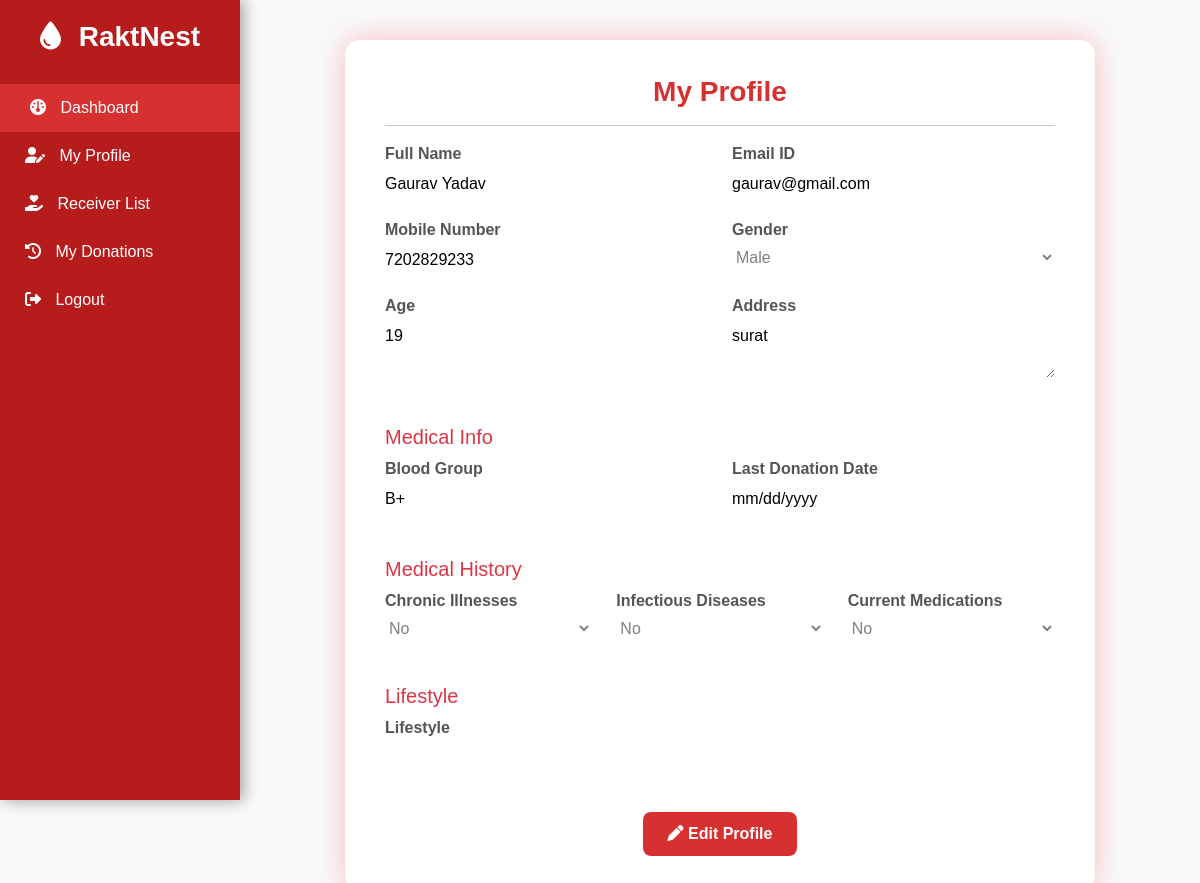
The page /my-profile1.php (signed in) on the database its author committed.
### tables this page shows
CREATE TABLE `tblblooddonars` (
  `id` int(11) NOT NULL,
  `FullName` varchar(100) DEFAULT NULL,
  `MobileNumber` char(11) DEFAULT NULL,
  `EmailId` varchar(100) DEFAULT NULL,
  `Gender` varchar(20) DEFAULT NULL,
  `Age` int(11) DEFAULT NULL,
  `BloodGroup` varchar(20) DEFAULT NULL,
  `Address` varchar(255) DEFAULT NULL,
  `Message` mediumtext DEFAULT NULL,
  `PostingDate` timestamp NOT NULL DEFAULT current_timestamp(),
  `status` int(1) DEFAULT NULL,
  `Password` varchar(250) DEFAULT NULL
);

### my-profile1.php (the view, shortened to what this page needs)
<?php
include('includes/config.php');
if (strlen($_SESSION['login']) == 0) {
  header('location:login.php');
  exit;
} else {
  $email = $_SESSION['login'];
  $role = $_SESSION['role'];
  $table = ($role == "donor") ? "tblblooddonars" : "tblreceivers";
  $sql = "SELECT * FROM $table WHERE EmailId = :email";
  $query = $dbh->prepare($sql);
  $query->bindParam(':email', $email, PDO::PARAM_STR);
  $query->execute();
  $result = $query->fetch(PDO::FETCH_OBJ);
}
?>
<!DOCTYPE html>
<html lang="en">
<head>
<link rel="stylesheet" href="https://cdn.jsdelivr.net/npm/bootstrap@5.3.0/dist/css/bootstrap.min.css">
<link rel="stylesheet" href="https://cdnjs.cloudflare.com/ajax/libs/font-awesome/6.4.0/css/all.min.css">
</head>
<body>
<?php include('includes/sidebar.php'); ?>
	<div class="sidebar">
		<h3><i class="fa-solid fa-droplet"></i> RaktNest</h3>
		<a href="donor-dashboard.php" class="active"><i class="fa-solid fa-gauge"></i> Dashboard</a>
				<a href="my-profile1.php"><i class="fa-solid fa-user-pen"></i> My Profile</a>
		<a href="receiver-list.php"><i class="fa-solid fa-hand-holding-heart"></i> Receiver List</a>
		<a href="donation-history.php"><i class="fa-solid fa-clock-rotate-left"></i> My Donations</a>
		<a href="logout.php"><i class="fa-solid fa-right-from-bracket"></i> Logout</a>
	</div>
<div class="main-content">
  <div class="profile-card">
    <?php if($result): ?>
      <form method="POST">
        <h3>My Profile</h3>
        <hr>
        <div class="row">
          <div class="col-md-6 mb-3">
            <label class="label">Full Name</label>
            <input class="no-border" type="text" name="fullname" value="<?php echo htmlentities($result->FullName); ?>" readonly>
          </div>
          <div class="col-md-6 mb-3">
            <label class="label">Email ID</label>
            <input class="no-border" type="email" value="<?php echo htmlentities($result->EmailId); ?>" readonly>
          </div>
          <div class="col-md-6 mb-3">
            <label class="label">Mobile Number</label>
            <input class="no-border" type="text" name="mobile" value="<?php echo htmlentities($result->MobileNumber); ?>" readonly>
          </div>
          <div class="col-md-6 mb-3">
            <label class="label">Gender</label>
            <select class="no-border" name="gender" disabled>
              <option <?php if($result->Gender=='Male') echo 'selected'; ?>>Male</option>
            </select>
          </div>
          <div class="col-md-6 mb-3">
            <label class="label">Age</label>
            <input class="no-border" type="number" name="age" value="<?php echo htmlentities($result->Age); ?>" readonly>
          </div>
          <div class="col-md-6 mb-3">
            <label class="label">Address</label>
            <textarea class="no-border" name="address" rows="2" readonly><?php echo htmlentities($result->Address); ?></textarea>
          </div>
        </div>
        <h5 class="mt-4 text-danger">Medical Info</h5>
        <div class="row">
          <div class="col-md-6 mb-3">
            <label class="label">Blood Group</label>
            <input class="no-border" type="text" name="bloodgroup" value="<?php echo htmlentities($result->BloodGroup); ?>" readonly>
          </div>
          <div class="col-md-6 mb-3">
            <label class="label">Last Donation Date</label>
            <input class="no-border" type="date" name="lastdonation" value="<?php echo htmlentities($result->LastDonationDate); ?>" readonly>
          </div>
        </div>
        <h5 class="mt-4 text-danger">Medical History</h5>
        <div class="row">
          <div class="col-md-4 mb-3">
            <label class="label">Chronic Illnesses</label>
            <select class="no-border" name="chronic" disabled>
              <option value="No">No</option>
            </select>
          </div>
          <div class="col-md-4 mb-3">
            <label class="label">Infectious Diseases</label>
            <select class="no-border" name="infectious" disabled>
              <option value="No">No</option>
            </select>
          </div>
          <div class="col-md-4 mb-3">
            <label class="label">Current Medications</label>
            <select class="no-border" name="medications" disabled>
              <option value="No">No</option>
            </select>
          </div>
        </div>
        <h5 class="mt-4 text-danger">Lifestyle</h5>
        <div class="row">
          <div class="col-md-6 mb-3">
            <label class="label">Lifestyle</label>
            <input class="no-border" type="text" name="lifestyle" value="<?php echo htmlentities($result->Lifestyle); ?>" readonly>
          </div>
        </div>
        <div class="text-center">
          <button type="button" id="editBtn" class="btn-edit"><i class="fa-solid fa-pen"></i> Edit Profile</button>
        </div>
      </form>
    <?php else: ?>
      <p class="text-center text-danger">No user details found.</p>
    <?php endif; ?>
  </div>
</div>
</body>
</html>

### my-profile1.php (style rules this page uses)
body { background-color: #f8f9fa; font-family: 'Poppins', sans-serif; }
.sidebar { position: fixed; left: 0; top: 0; width: 240px; height: 100vh; background-color: #b71c1c; color: white; padding-top: 20px; box-shadow: 3px 0 15px rgba(0,0,0,0.2); }
.sidebar h3 { text-align: center; font-weight: 700; margin-bottom: 30px; }
.sidebar a { display: block; padding: 12px 25px; color: #fff; font-weight: 500; text-decoration: none; transition: all 0.3s ease; }
.sidebar a:hover, .sidebar a.active { background-color: #d63031; padding-left: 30px; }
.main-content { margin-left: 240px; padding: 40px; }
.profile-card { max-width: 750px; margin: 0 auto; background: #fff; border-radius: 15px; box-shadow: 0 0 30px rgba(255,0,0,0.25); padding: 35px 40px; }
.profile-card h3 { color: #d63031; text-align: center; font-weight: 700; }
.label { font-weight: bold; color: #555; }
.btn-edit, .btn-save, .btn-cancel { display: inline-block; margin-top: 20px; border: none; padding: 10px 25px; border-radius: 8px; font-weight: 600; transition: 0.3s; color: #fff; }
.btn-edit { background-color: #d63031; }
input, select, textarea { width: 100%; border: 1px solid #ccc; border-radius: 6px; padding: 6px 10px; }
.no-border { border: none !important; background: transparent !important; padding-left: 0 !important; }

### includes/sidebar.php (style rules this page uses)
.sidebar { position: fixed; left: 0; top: 0; width: 240px; height: 100vh; background-color: #b71c1c; color: white; padding-top: 20px; box-shadow: 3px 0 15px rgba(0,0,0,0.2); z-index: 1000; }
.sidebar h3 { text-align: center; font-weight: 700; margin-bottom: 30px; }
.sidebar a { display: block; padding: 12px 25px; color: #fff; font-weight: 500; text-decoration: none; transition: all 0.3s ease; }
.sidebar a:hover, .sidebar a.active { background-color: #d63031; padding-left: 30px; }
.sidebar i { margin-right: 10px; }

### rows shown on the page
tblblooddonars: fullname "Gaurav Yadav", EmailId "gaurav@gmail.com", mobile "7202829233", gender "Male", age "19", address "surat", bloodgroup "B+"
